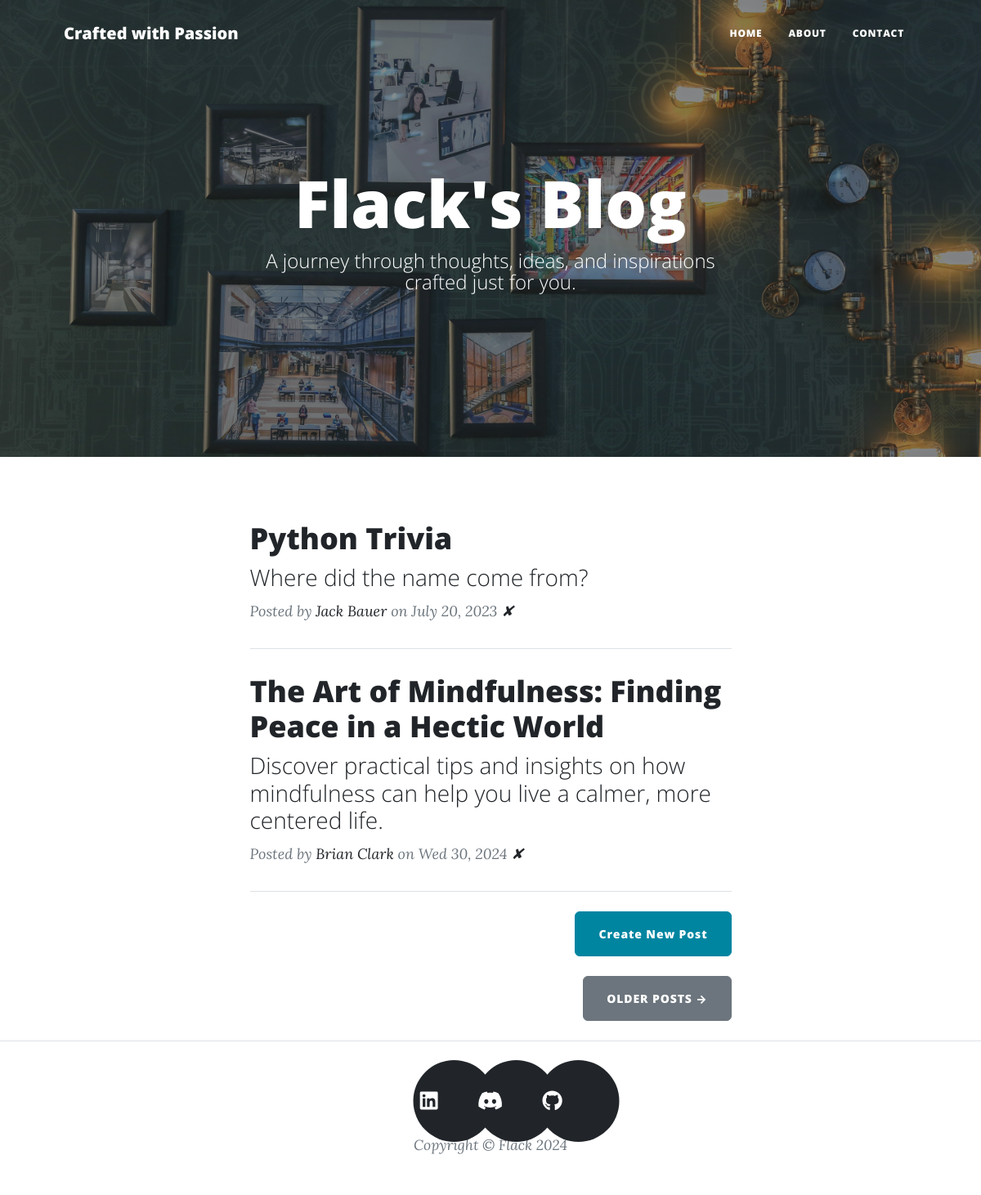
The page / on the database its author committed.
### main.py (models this page shows)
class BlogPost(db.Model):
    id = db.Column(db.Integer, primary_key=True)
    title = db.Column(db.String(250), unique=True, nullable=False)
    subtitle = db.Column(db.String(250), nullable=False)
    date = db.Column(db.String(250), nullable=False)
    body = db.Column(db.Text, nullable=False)
    author = db.Column(db.String(250), nullable=False)
    img_url = db.Column(db.String(250), nullable=False)

### main.py (the view)
@app.route('/')
def get_all_posts():
    result = db.session.execute(select(BlogPost).order_by(BlogPost.title))
    posts = result.scalars().all()
    return render_template("index.html", all_posts=posts)

### templates/index.html
{% include "header.html" %}
<header
  class="masthead"
  style="background-image: url('../static/assets/img/home-bg3.jpg')"
>
  <div class="container position-relative px-4 px-lg-5">
    <div class="row gx-4 gx-lg-5 justify-content-center">
      <div class="col-md-10 col-lg-8 col-xl-7">
        <div class="site-heading">
          <h1>Flack's Blog</h1>
          <span class="subheading">A journey through thoughts, ideas, and inspirations crafted just for you.</span>
        </div>
      </div>
    </div>
  </div>
</header>
<div class="container px-4 px-lg-5">
  <div class="row gx-4 gx-lg-5 justify-content-center">
    <div class="col-md-10 col-lg-8 col-xl-7">
      {% for post in all_posts %}
      <div class="post-preview">
        <a href="{{ url_for('show_post', post_id=post.id) }}">
          <h2 class="post-title">{{ post.title }}</h2>
          <h3 class="post-subtitle">{{ post.subtitle }}</h3>
        </a>
        <p class="post-meta">
          Posted by
          <a href="#">{{post.author}}</a>
          on {{post.date}}
          <a href="{{url_for('delete_post', post_id=post.id) }}">✘</a>
        </p>
      </div>
      <hr class="my-4" />
      {% endfor %}
      <div class="d-flex justify-content-end mb-4">
        <a
          class="btn btn-primary float-right"
          href="{{ url_for('add_new_post') }}"
          >Create New Post</a
        >
      </div>
      <div class="d-flex justify-content-end mb-4">
        <a class="btn btn-secondary text-uppercase" href="#!">Older Posts →</a>
      </div>
    </div>
  </div>
</div>
{% include "footer.html" %}

### templates/header.html (shortened to what this page needs)
<!DOCTYPE html>
<html lang="en">
  <head>
    {% block styles %}
    {{ bootstrap.load_css() }}
    <link
      href="{{ url_for('static', filename='css/styles.css') }}"
      rel="stylesheet"
    />
    {% endblock %}
  </head>
  <body>
    <nav class="navbar navbar-expand-lg navbar-light" id="mainNav">
      <div class="container px-4 px-lg-5">
        <a class="navbar-brand" href="/">Crafted with Passion</a>
        <div class="collapse navbar-collapse" id="navbarResponsive">
          <ul class="navbar-nav ms-auto py-4 py-lg-0">
            <li class="nav-item">
              <a
                class="nav-link px-lg-3 py-3 py-lg-4"
                href="{{ url_for('get_all_posts') }}"
                >Home</a
              >
            </li>
            <li class="nav-item">
              <a
                class="nav-link px-lg-3 py-3 py-lg-4"
                href="{{ url_for('about') }}"
                >About</a
              >
            </li>
            <li class="nav-item">
              <a
                class="nav-link px-lg-3 py-3 py-lg-4"
                href="{{ url_for('contact') }}"
                >Contact</a
              >
            </li>
          </ul>
        </div>
      </div>
    </nav>

### templates/footer.html (shortened to what this page needs)
<footer class="border-top">
    <div class="container px-4 px-lg-5">
        <div class="row gx-4 gx-lg-5 justify-content-center">
            <div class="col-md-10 col-lg-8 col-xl-7">
                <ul class="list-inline text-center">
                    <li class="list-inline-item">
                        <a href="https://www.linkedin.com/in/puspendra-chawla-04bb9a215/">
                            <span class="fa-stack fa-lg">
                                <i class="fas fa-circle fa-stack-2x"></i>
                                <i class="fab fa-linkedin fa-stack-1x fa-inverse"></i>
                            </span>
                        </a>
                    </li>
                    <li class="list-inline-item">
                        <a href="https://discord.gg/2S2W9DGfT5">
                            <span class="fa-stack fa-lg">
                                <i class="fas fa-circle fa-stack-2x"></i>
                                <i class="fab fa-discord fa-stack-1x fa-inverse"></i>
                            </span>
                        </a>
                    </li>
                    <li class="list-inline-item">
                        <a href="https://github.com/Flack74">
                            <span class="fa-stack fa-lg">
                                <i class="fas fa-circle fa-stack-2x"></i>
                                <i class="fab fa-github fa-stack-1x fa-inverse"></i>
                            </span>
                        </a>
                    </li>
                </ul>
                <div class="small text-center text-muted fst-italic">Copyright &copy; Flack 2024</div>
            </div>
        </div>
    </div>
</footer>
<link rel="stylesheet" href="https://cdnjs.cloudflare.com/ajax/libs/font-awesome/6.0.0-beta3/css/all.min.css">

### rows shown on the page
BlogPost: title "Python Trivia", subtitle "Where did the name come from?", author "Jack Bauer", date "July 20, 2023"
BlogPost: title "The Art of Mindfulness: Finding Peace in a Hectic World", subtitle "Discover practical tips and insights on how mindfulness can help you live a calmer, more centered life.", author "Brian Clark", date "Wed 30, 2024"
